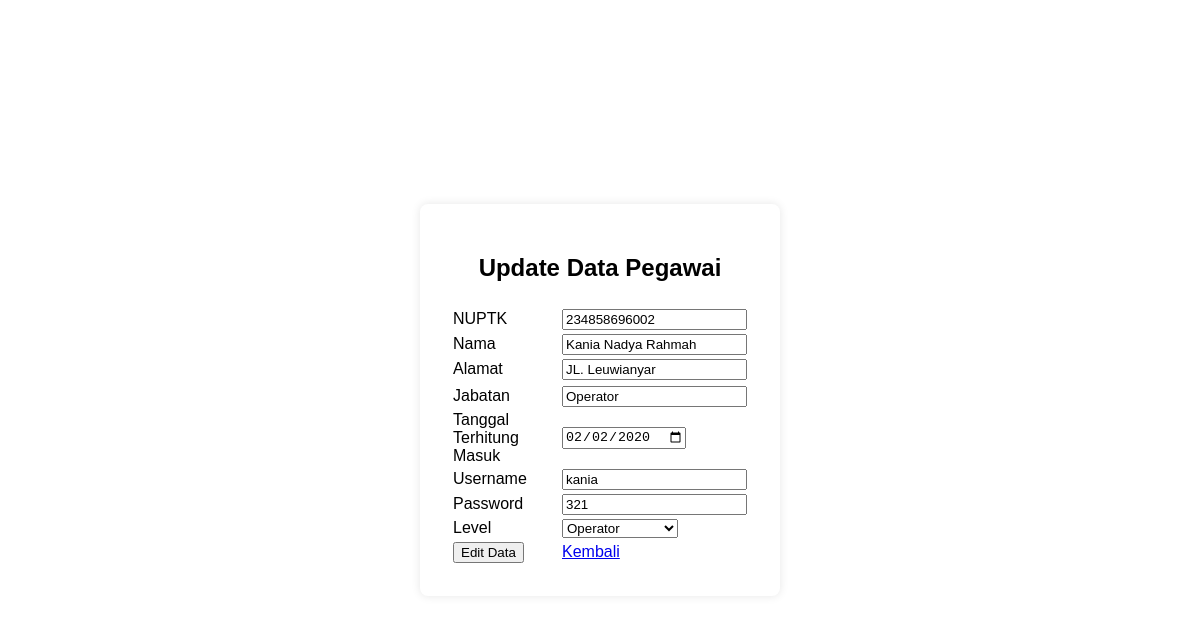
/ubah_pegawai.php?id=001O, run on the app's committed database.
### tables this page shows
CREATE TABLE `pegawai` (
  `id` varchar(10) NOT NULL,
  `nuptk` varchar(20) NOT NULL,
  `nama` varchar(50) NOT NULL,
  `jk` varchar(15) NOT NULL,
  `alamat` varchar(50) NOT NULL,
  `jabatan` varchar(20) NOT NULL,
  `tmt` date NOT NULL
);

CREATE TABLE `user` (
  `id_staff` varchar(10) NOT NULL,
  `nuptk` varchar(15) NOT NULL,
  `username` varchar(20) NOT NULL,
  `password` varchar(10) NOT NULL,
  `level` varchar(30) NOT NULL
);

### ubah_pegawai.php (the view, shortened to what this page needs)
<?php
require_once("koneksi.php");
$id = $_GET["id"];
$ambiluser = $db->query("SELECT * FROM user WHERE id_staff='$id'");
$rowuser = $ambiluser->fetch_assoc();
if (!empty($rowuser)) {
    $ambil = $db->query("SELECT * FROM pegawai inner join user on pegawai.id = user.id_staff WHERE id='$id'");
    $data = $ambil->fetch_assoc();
?>
    <!DOCTYPE html>
    <html lang="en">
    <head>
    </head>
    <body>
        <div class="login-container">
            <h2>Update Data Pegawai</h2>
            <table>
                <form action="" method="POST">
                    <tr>
                        <td><input type="hidden" name="id" value="<?= $data['id'] ?>" required></td>
                    </tr>
                    <tr>
                        <td><label for="nuptk">NUPTK </label></td>
                        <td><input type="text" name="nuptk" value="<?= $data['nuptk'] ?>" required></td>
                    </tr>
                    <tr>
                        <td><label for="nama">Nama </label></td>
                        <td><input type="text" name="nama" value="<?= $data['nama'] ?>" required></td>
                    </tr>
                    <tr>
                        <td><label for="alamat">Alamat </label></td>
                        <td><input type="text" name="alamat" value="<?= $data['alamat'] ?>" required></td>
                    <tr>
                    <tr>
                        <td><label for="jabatan">Jabatan </label></td>
                        <td><input type="text" name="jabatan" value="<?= $data['jabatan'] ?>" required></td>
                    </tr>
                    <tr>
                        <td><label for="tmt">Tanggal Terhitung Masuk </label></td>
                        <td><input type="date" name="tmt" value="<?= $data['tmt'] ?>" required></td>
                    </tr>
                    <tr>
                        <td><label for="username">Username </label></td>
                        <td><input type="text" name="username" value="<?= $data['username'] ?>" required></td>
                    </tr>
                    <tr>
                        <td><label for="password">Password </label></td>
                        <td><input type="text" name="password" value="<?= $data['password'] ?>" required></td>
                    </tr>
                    <tr>
                        <td><label for="level">Level </label></td>
                        <td>
                            <select name="level" required>
                                <option <?php if ($data['level'] == 'Operator') echo 'selected'; ?> value="Operator">Operator</option>
                            </select>
                        </td>
                    </tr>
                    <tr>
                        <td><input type="submit" value="Edit Data" name="ubah"></td>
                        <td><a href="pegawai.php"> Kembali </a></td>
                    </tr>
                </form>
            </table>
        </div>
    </body>
    </html>
<?php } ?>

### ubah_pegawai.php (style rules this page uses)
body { font-family: sans-serif, sans-serif; background-image: url('assets/img/school.jpg'); background-repeat: no-repeat; background-size: 100%; margin: 0; padding: 0; display: flex; align-items: center; justify-content: center; height: 100vh; }
.login-container { background-color: #fff; border-radius: 8px; box-shadow: 0 0 10px rgba(0, 0, 0, 0.1); padding: 30px; width: 300px; }
.login-container h2 { text-align: center; }

### data on the page
pegawai: nuptk "234858696002", nama "Kania Nadya Rahmah", alamat "JL. Leuwianyar", jabatan "Operator", tmt "02/02/2020", username "kania", password "321"
user: level "Operator"
